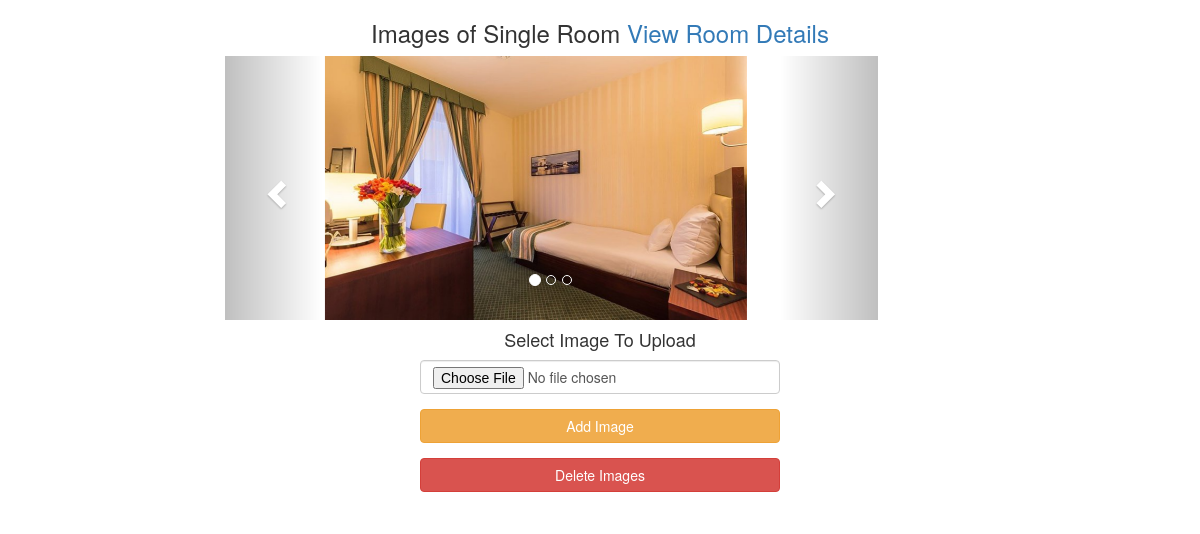
The app's page /includes/hotel_users_add_room_images.php?room_id=6&hotel_id=1 with its own data.
### tables this page shows
CREATE TABLE `tbl_rooms` (
  `id` int(5) NOT NULL,
  `hotel_id` int(5) NOT NULL,
  `room_id` varchar(20) NOT NULL,
  `type` varchar(100) NOT NULL,
  `image` longblob NOT NULL,
  `description` text NOT NULL,
  `available_rooms` int(4) NOT NULL,
  `price_perday` decimal(10,2) NOT NULL,
  `status` varchar(50) NOT NULL,
  `date` date NOT NULL
);

CREATE TABLE `tbl_room_images` (
  `id` int(5) NOT NULL,
  `hotel_id` int(5) NOT NULL,
  `room_id` int(5) NOT NULL,
  `image` longblob NOT NULL
);

### includes/hotel_users_add_room_images.php (the view, shortened to what this page needs)
<?php include "db.php"; ?>
<?php
function make_query($conn)
{
  if(isset($_GET['room_id']))
  {
    $get_room_id = $_GET['room_id'];
  }
 $query = "SELECT * FROM tbl_room_images WHERE room_id = '{$get_room_id}' ORDER BY id ASC";
 $result = mysqli_query($conn, $query);
 return $result;
}
function make_slide_indicators($conn)
{
 $output = '';
 $count = 0;
 $result = make_query($conn);
 while($row = mysqli_fetch_array($result))
 {
  if($count == 0)
  {
   $output .= '
   <li data-target="#dynamic_slide_show" data-slide-to="'.$count.'" class="active"></li>
   ';
  }
  else
  {
   $output .= '
   <li data-target="#dynamic_slide_show" data-slide-to="'.$count.'"></li>
   ';
  }
  $count = $count + 1;
 }
 return $output;
}
function make_slides($conn)
{
 $output = '';
 $count = 0;
 $result = make_query($conn);
 while($row = mysqli_fetch_array($result))
 {
  if($count == 0)
  {
   $output .= '<div class="item active">';
  }
  else
  {
   $output .= '<div class="item">';
  }
  $output .= '
   <img width="80%" style="padding-left: 100px;"  height="80%" src="../admin/images/rooms/'.$row["image"].'"/>
  </div>
  ';
  $count = $count + 1;
 }
 return $output;
}
?>
<?php
  if(isset($_GET['room_id']))
  {
    $get_room_id = $_GET['room_id'];
    $get_hotel_id = $_GET['hotel_id'];
?>
<!DOCTYPE html>
<html>
 <head>
  <link rel="stylesheet" href="https://maxcdn.bootstrapcdn.com/bootstrap/3.3.6/css/bootstrap.min.css" />
 </head>
 <body>
  <div class="container">
<?php
  $query_room = "SELECT * FROM tbl_rooms WHERE id = {$get_room_id} ";
  $result_room = mysqli_query($conn, $query_room);
  while ($row = mysqli_fetch_assoc($result_room))
  {
    $room_type = $row['type'];
  }
}
?>
  <h3 align="center">Images of <?php echo $room_type; ?> Room <a href="../index_hotel_users.php?hotel_id=<?php echo $get_hotel_id; ?>"> View Room Details</a></h3>
  <div class="row justify-content-center mb-1">
    <div class="col-lg-2"></div>
    <div class="col-lg-7">
      <div id="dynamic_slide_show" class="carousel slide" data-ride="carousel">
        <ol class="carousel-indicators">
        <?php echo make_slide_indicators($conn); ?>
      </ol>
    <div class="carousel-inner">
      <?php echo make_slides($conn); ?>
    </div>
    <a class="left carousel-control" href="#dynamic_slide_show" data-slide="prev">
    <span class="glyphicon glyphicon-chevron-left"></span>
    </a>
    <a class="right carousel-control" href="#dynamic_slide_show" data-slide="next">
    <span class="glyphicon glyphicon-chevron-right"></span>
    </a>
    </div>
    </div>
    <div class="col-lg-3"></div>
  </div>
  <div class="row justify-content-center">
    <div class="col-lg-4"></div>
    <div class="col-lg-4 bg-dark rounded px-4">
      <h4 class="text-center text-light p-1">Select Image To Upload</h4>
      <form action="" method="post" enctype="multipart/form-data">
        <div class="form-group">
            <input type="file" name="image" class="form-control text-primary">
        </div>
        <div class="form-group">
          <input class="btn btn-warning btn-block" type="submit" name="add_images" value="Add Image" >
        </div>
        <div class="form-group">
          <a class="btn btn-danger btn-block" onClick="javascript: return confirm('Are you sure you want to delete all the images?'); " href="hotel_users_add_room_images.php?room_id=<?php echo $get_room_id; ?>&hotel_id=<?php echo $get_hotel_id; ?>&delete=<?php echo $get_room_id; ?>">Delete Images</a>
        </div>
      </form>
    </div>
    <div class="col-lg-4"></div>
  </div>
</div>
 </body>
</html>

### records on screen
tbl_rooms: type "Single"
tbl_room_images: image (picture)
